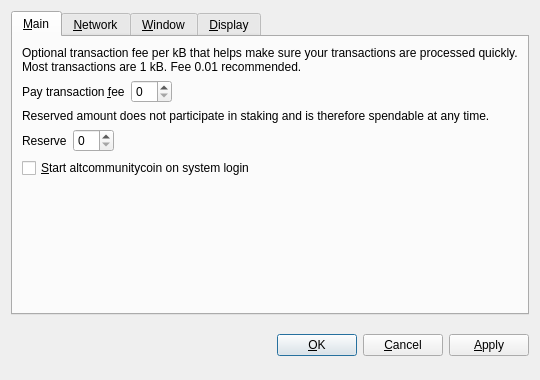
<?xml version="1.0" encoding="UTF-8"?>
<ui version="4.0">
 <class>OptionsDialog</class>
 <widget class="QDialog" name="OptionsDialog">
  <property name="geometry">
   <rect>
    <x>0</x>
    <y>0</y>
    <width>540</width>
    <height>380</height>
   </rect>
  </property>
  <property name="windowTitle">
   <string>Options</string>
  </property>
  <property name="modal">
   <bool>true</bool>
  </property>
  <layout class="QVBoxLayout" name="verticalLayout">
   <item>
    <widget class="QTabWidget" name="tabWidget">
     <property name="tabPosition">
      <enum>QTabWidget::North</enum>
     </property>
     <property name="currentIndex">
      <number>0</number>
     </property>
     <widget class="QWidget" name="tabMain">
      <attribute name="title">
       <string>&amp;Main</string>
      </attribute>
      <layout class="QVBoxLayout" name="verticalLayout_Main">
       <item>
        <widget class="QLabel" name="transactionFeeInfoLabel">
         <property name="text">
          <string>Optional transaction fee per kB that helps make sure your transactions are processed quickly. Most transactions are 1 kB. Fee 0.01 recommended.</string>
         </property>
         <property name="textFormat">
          <enum>Qt::PlainText</enum>
         </property>
         <property name="wordWrap">
          <bool>true</bool>
         </property>
        </widget>
       </item>
       <item>
        <layout class="QHBoxLayout" name="horizontalLayoutFee">
         <item>
          <widget class="QLabel" name="transactionFeeLabel">
           <property name="text">
            <string>Pay transaction &amp;fee</string>
           </property>
           <property name="textFormat">
            <enum>Qt::PlainText</enum>
           </property>
           <property name="buddy">
            <cstring>transactionFee</cstring>
           </property>
          </widget>
         </item>
         <item>
          <widget class="BitcoinAmountField" name="transactionFee"/>
         </item>
         <item>
          <spacer name="horizontalSpacerFee">
           <property name="orientation">
            <enum>Qt::Horizontal</enum>
           </property>
           <property name="sizeHint" stdset="0">
            <size>
             <width>40</width>
             <height>20</height>
            </size>
           </property>
          </spacer>
         </item>
        </layout>
       </item>
       <item>
        <widget class="QLabel" name="reserveBalanceInfoLabel">
         <property name="text">
          <string>Reserved amount does not participate in staking and is therefore spendable at any time.</string>
         </property>
         <property name="textFormat">
          <enum>Qt::PlainText</enum>
         </property>
         <property name="wordWrap">
          <bool>true</bool>
         </property>
        </widget>
       </item>
       <item>
        <layout class="QHBoxLayout" name="horizontalLayoutReserveBalance">
         <item>
          <widget class="QLabel" name="reserveBalanceLabel">
           <property name="text">
            <string>Reserve</string>
           </property>
           <property name="textFormat">
            <enum>Qt::PlainText</enum>
           </property>
           <property name="buddy">
            <cstring>reserveBalance</cstring>
           </property>
          </widget>
         </item>
         <item>
          <widget class="BitcoinAmountField" name="reserveBalance"/>
         </item>
         <item>
          <spacer name="horizontalSpacerReserveBalance">
           <property name="orientation">
            <enum>Qt::Horizontal</enum>
           </property>
           <property name="sizeHint" stdset="0">
            <size>
             <width>40</width>
             <height>20</height>
            </size>
           </property>
          </spacer>
         </item>
        </layout>
       </item>
       <item>
        <widget class="QCheckBox" name="bitcoinAtStartup">
         <property name="toolTip">
          <string>Automatically start altcommunitycoin after logging in to the system.</string>
         </property>
         <property name="text">
          <string>&amp;Start altcommunitycoin on system login</string>
         </property>
        </widget>
       </item>
       <item>
        <spacer name="verticalSpacer_Main">
         <property name="orientation">
          <enum>Qt::Vertical</enum>
         </property>
         <property name="sizeHint" stdset="0">
          <size>
           <width>20</width>
           <height>40</height>
          </size>
         </property>
        </spacer>
       </item>
      </layout>
     </widget>
     <widget class="QWidget" name="tabNetwork">
      <attribute name="title">
       <string>&amp;Network</string>
      </attribute>
      <layout class="QVBoxLayout" name="verticalLayout_Network">
       <item>
        <widget class="QCheckBox" name="mapPortUpnp">
         <property name="toolTip">
          <string>Automatically open the altcommunitycoin client port on the router. This only works when your router supports UPnP and it is enabled.</string>
         </property>
         <property name="text">
          <string>Map port using &amp;UPnP</string>
         </property>
        </widget>
       </item>
       <item>
        <widget class="QCheckBox" name="connectSocks">
         <property name="toolTip">
          <string>Connect to the altcommunitycoin network through a SOCKS5 proxy (e.g. when connecting through Tor).</string>
         </property>
         <property name="text">
          <string>&amp;Connect through SOCKS5 proxy:</string>
         </property>
        </widget>
       </item>
       <item>
        <layout class="QHBoxLayout" name="horizontalLayout_Network">
         <item>
          <widget class="QLabel" name="proxyIpLabel">
           <property name="text">
            <string>Proxy &amp;IP:</string>
           </property>
           <property name="textFormat">
            <enum>Qt::PlainText</enum>
           </property>
           <property name="buddy">
            <cstring>proxyIp</cstring>
           </property>
          </widget>
         </item>
         <item>
          <widget class="QValidatedLineEdit" name="proxyIp">
           <property name="maximumSize">
            <size>
             <width>140</width>
             <height>16777215</height>
            </size>
           </property>
           <property name="toolTip">
            <string>IP address of the proxy (e.g. 127.0.0.1)</string>
           </property>
          </widget>
         </item>
         <item>
          <widget class="QLabel" name="proxyPortLabel">
           <property name="text">
            <string>&amp;Port:</string>
           </property>
           <property name="textFormat">
            <enum>Qt::PlainText</enum>
           </property>
           <property name="buddy">
            <cstring>proxyPort</cstring>
           </property>
          </widget>
         </item>
         <item>
          <widget class="QLineEdit" name="proxyPort">
           <property name="maximumSize">
            <size>
             <width>55</width>
             <height>16777215</height>
            </size>
           </property>
           <property name="toolTip">
            <string>Port of the proxy (e.g. 9050)</string>
           </property>
          </widget>
         </item>
         <item>
          <spacer name="horizontalSpacer_Network">
           <property name="orientation">
            <enum>Qt::Horizontal</enum>
           </property>
           <property name="sizeHint" stdset="0">
            <size>
             <width>40</width>
             <height>20</height>
            </size>
           </property>
          </spacer>
         </item>
        </layout>
       </item>
       <item>
        <spacer name="verticalSpacer_Network">
         <property name="orientation">
          <enum>Qt::Vertical</enum>
         </property>
         <property name="sizeHint" stdset="0">
          <size>
           <width>20</width>
           <height>40</height>
          </size>
         </property>
        </spacer>
       </item>
      </layout>
     </widget>
     <widget class="QWidget" name="tabWindow">
      <attribute name="title">
       <string>&amp;Window</string>
      </attribute>
      <layout class="QVBoxLayout" name="verticalLayout_Window">
       <item>
        <widget class="QCheckBox" name="minimizeToTray">
         <property name="toolTip">
          <string>Show only a tray icon after minimizing the window.</string>
         </property>
         <property name="text">
          <string>&amp;Minimize to the tray instead of the taskbar</string>
         </property>
        </widget>
       </item>
       <item>
        <widget class="QCheckBox" name="minimizeOnClose">
         <property name="toolTip">
          <string>Minimize instead of exit the application when the window is closed. When this option is enabled, the application will be closed only after selecting Quit in the menu.</string>
         </property>
         <property name="text">
          <string>M&amp;inimize on close</string>
         </property>
        </widget>
       </item>
       <item>
        <spacer name="verticalSpacer_Window">
         <property name="orientation">
          <enum>Qt::Vertical</enum>
         </property>
         <property name="sizeHint" stdset="0">
          <size>
           <width>20</width>
           <height>40</height>
          </size>
         </property>
        </spacer>
       </item>
      </layout>
     </widget>
     <widget class="QWidget" name="tabDisplay">
      <attribute name="title">
       <string>&amp;Display</string>
      </attribute>
      <layout class="QVBoxLayout" name="verticalLayout_Display">
       <item>
        <layout class="QHBoxLayout" name="horizontalLayout_1_Display">
         <item>
          <widget class="QLabel" name="langLabel">
           <property name="text">
            <string>User Interface &amp;language:</string>
           </property>
           <property name="textFormat">
            <enum>Qt::PlainText</enum>
           </property>
           <property name="buddy">
            <cstring>lang</cstring>
           </property>
          </widget>
         </item>
         <item>
          <widget class="QValueComboBox" name="lang">
           <property name="toolTip">
            <string>The user interface language can be set here. This setting will take effect after restarting altcommunitycoin.</string>
           </property>
          </widget>
         </item>
        </layout>
       </item>
       <item>
        <layout class="QHBoxLayout" name="horizontalLayout_2_Display">
         <item>
          <widget class="QLabel" name="unitLabel">
           <property name="text">
            <string>&amp;Unit to show amounts in:</string>
           </property>
           <property name="textFormat">
            <enum>Qt::PlainText</enum>
           </property>
           <property name="buddy">
            <cstring>unit</cstring>
           </property>
          </widget>
         </item>
         <item>
          <widget class="QValueComboBox" name="unit">
           <property name="toolTip">
            <string>Choose the default subdivision unit to show in the interface and when sending coins.</string>
           </property>
          </widget>
         </item>
        </layout>
       </item>
       <item>
        <widget class="QCheckBox" name="coinControlFeatures">
         <property name="toolTip">
          <string>Whether to show coin control features or not.</string>
         </property>
         <property name="text">
          <string>Display coin &amp;control features (experts only!)</string>
         </property>
        </widget>
       </item>
       <item>
        <widget class="QCheckBox" name="useBlackTheme">
         <property name="text">
          <string>Use black visual theme (requires restart)</string>
         </property>
        </widget>
       </item>
       <item>
        <spacer name="verticalSpacer_Display">
         <property name="orientation">
          <enum>Qt::Vertical</enum>
         </property>
         <property name="sizeHint" stdset="0">
          <size>
           <width>20</width>
           <height>40</height>
          </size>
         </property>
        </spacer>
       </item>
      </layout>
     </widget>
    </widget>
   </item>
   <item>
    <layout class="QHBoxLayout" name="horizontalLayout_Buttons">
     <item>
      <spacer name="horizontalSpacer_1">
       <property name="orientation">
        <enum>Qt::Horizontal</enum>
       </property>
       <property name="sizeHint" stdset="0">
        <size>
         <width>40</width>
         <height>48</height>
        </size>
       </property>
      </spacer>
     </item>
     <item>
      <widget class="QLabel" name="statusLabel">
       <property name="font">
        <font>
         <weight>75</weight>
         <bold>true</bold>
        </font>
       </property>
       <property name="text">
        <string/>
       </property>
       <property name="textFormat">
        <enum>Qt::PlainText</enum>
       </property>
       <property name="wordWrap">
        <bool>true</bool>
       </property>
      </widget>
     </item>
     <item>
      <spacer name="horizontalSpacer_2">
       <property name="orientation">
        <enum>Qt::Horizontal</enum>
       </property>
       <property name="sizeHint" stdset="0">
        <size>
         <width>40</width>
         <height>48</height>
        </size>
       </property>
      </spacer>
     </item>
     <item>
      <widget class="QPushButton" name="okButton">
       <property name="text">
        <string>&amp;OK</string>
       </property>
      </widget>
     </item>
     <item>
      <widget class="QPushButton" name="cancelButton">
       <property name="text">
        <string>&amp;Cancel</string>
       </property>
       <property name="autoDefault">
        <bool>false</bool>
       </property>
      </widget>
     </item>
     <item>
      <widget class="QPushButton" name="applyButton">
       <property name="text">
        <string>&amp;Apply</string>
       </property>
       <property name="autoDefault">
        <bool>false</bool>
       </property>
      </widget>
     </item>
    </layout>
   </item>
  </layout>
 </widget>
 <customwidgets>
  <customwidget>
   <class>BitcoinAmountField</class>
   <extends>QSpinBox</extends>
   <header>bitcoinamountfield.h</header>
  </customwidget>
  <customwidget>
   <class>QValueComboBox</class>
   <extends>QComboBox</extends>
   <header>qvaluecombobox.h</header>
  </customwidget>
  <customwidget>
   <class>QValidatedLineEdit</class>
   <extends>QLineEdit</extends>
   <header>qvalidatedlineedit.h</header>
  </customwidget>
 </customwidgets>
 <resources/>
 <connections/>
</ui>
